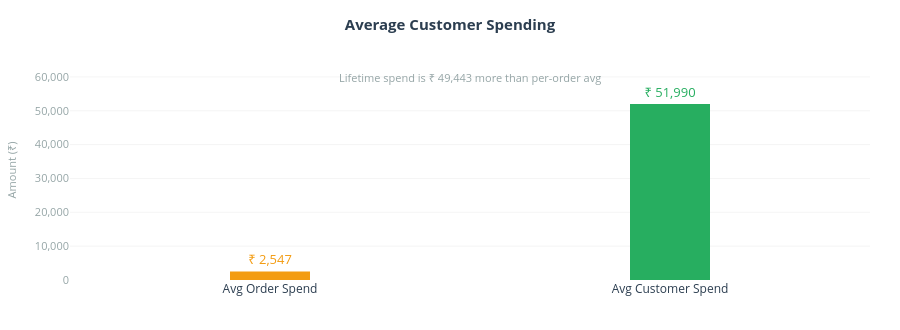

The cell this chart's notebook holds for it:
### Code cell
# Average customer spending (total & per order)

df = run(""" with order_spend_table as (
     select o.customer_id, o.order_id, sum(p.payment_value) as order_Spend
     from orders_clean o 
     join payments_clean p 
     on o.order_id = p.order_id 
     group by o.customer_id, o.order_id
     ),

     total_spend_table as (
     select customer_id, sum(order_spend) as total_spend
     from order_spend_table
     group by customer_id
     )

     SELECT 
(SELECT ROUND(AVG(order_spend),0) 
 FROM order_spend_table) AS avg_order_spend,

(SELECT ROUND(AVG(total_spend),0) 
 FROM total_spend_table) AS avg_customer_spending
""")

import plotly.graph_objects as go

avg_order    = float(df['avg_order_spend'].values[0])
avg_customer = float(df['avg_customer_spending'].values[0])

fig = go.Figure()

fig.add_trace(go.Bar(
    x=['Avg Order Spend', 'Avg Customer Spend'],
    y=[avg_order, avg_customer],
    marker=dict(
        color=['#f39c12', '#27ae60'],
        line=dict(width=0)
    ),
    width=0.2,
    text=[f"₹ {avg_order:,.0f}", f"₹ {avg_customer:,.0f}"],
    textposition='outside',
    textfont=dict(size=13, color=['#f39c12', '#27ae60']),
    hovertemplate="<b>%{x}</b><br>Amount: <b>₹ %{y:,.0f}</b><extra></extra>"
))

fig.update_layout(
    title=dict(
        text="<b>Average Customer Spending</b>",
        font=dict(size=15, color='#2c3e50'),
        x=0.5, xanchor='center'
    ),
    xaxis=dict(showgrid=False, zeroline=False, tickfont=dict(size=12, color='#2c3e50')),
    yaxis=dict(
        title=dict(text='Amount (₹)', font=dict(size=11, color='#95a5a6')),
        gridcolor='#f5f5f5', zeroline=False,
        tickfont=dict(size=11, color='#95a5a6'),
        tickformat=',',
        range=[0, max(avg_order, avg_customer) * 1.25]
    ),
    plot_bgcolor='white',
    paper_bgcolor='white',
    showlegend=False,
    height=330,
    margin=dict(t=60, b=50, l=60, r=30)
)

diff = round(avg_customer - avg_order, 0)
fig.add_annotation(
    x=0.5, xref='paper',
    y=max(avg_order, avg_customer) * 1.15,
    text=f"<span style='color:#95a5a6;font-size:11px'>Lifetime spend is ₹ {diff:,.0f} more than per-order avg</span>",
    showarrow=False,
    font=dict(size=11, color='#95a5a6')
)

fig.show()

### Figure 1 — Plotly figure (JSON) as saved in the notebook; plotly's stock layout.template omitted (floating-point values rounded to 4 significant figures)
{"data": [{"hovertemplate": "<b>%{x}</b><br>Amount: <b>₹ %{y:,.0f}</b><extra></extra>", "marker": {"color": ["#f39c12", "#27ae60"], "line": {"width": 0}}, "text": ["₹ 2,547", "₹ 51,990"], "textfont": {"color": ["#f39c12", "#27ae60"], "size": 13}, "textposition": "outside", "type": "bar", "width": 0.2, "x": ["Avg Order Spend", "Avg Customer Spend"], "y": [2547, 51990]}], "layout": {"annotations": [{"font": {"color": "#95a5a6", "size": 11}, "showarrow": false, "text": "<span style='color:#95a5a6;font-size:11px'>Lifetime spend is ₹ 49,443 more than per-order avg</span>", "x": 0.5, "xref": "paper", "y": 59790.0}], "height": 330, "margin": {"b": 50, "l": 60, "r": 30, "t": 60}, "paper_bgcolor": "white", "plot_bgcolor": "white", "showlegend": false, "title": {"font": {"color": "#2c3e50", "size": 15}, "text": "<b>Average Customer Spending</b>", "x": 0.5, "xanchor": "center"}, "xaxis": {"showgrid": false, "tickfont": {"color": "#2c3e50", "size": 12}, "zeroline": false}, "yaxis": {"gridcolor": "#f5f5f5", "range": [0, 64990.0], "tickfont": {"color": "#95a5a6", "size": 11}, "tickformat": ",", "title": {"font": {"color": "#95a5a6", "size": 11}, "text": "Amount (₹)"}, "zeroline": false}}}
